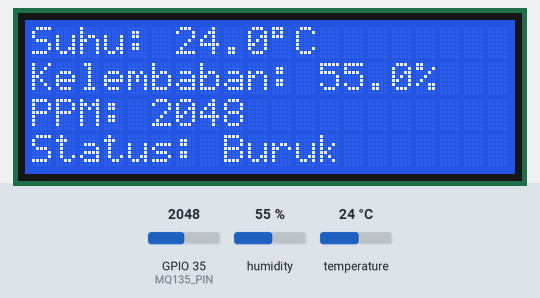
A sketch run on a simulated ESP32. Shown: 20×4 character LCD. The test bench sets the inputs (shaded band); at power-on: GPIO 35 (MQ135_PIN) = 2048, humidity 55 %, temperature 24 °C. WiFi joins after 1.5 s; servers stay silent unless stated; no MQTT or app messages arrive unless stated; what the sketch prints to the serial monitor is not drawn.

Above: at 7.4 s.
7.5 s: GPIO 35 (MQ135_PIN) set to 623
At 12.0 s:
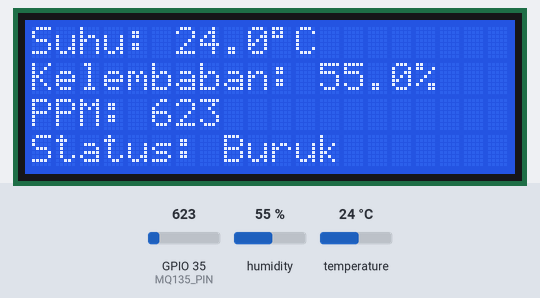
13.2 s: GPIO 35 (MQ135_PIN) set to 555
At 16.9 s:
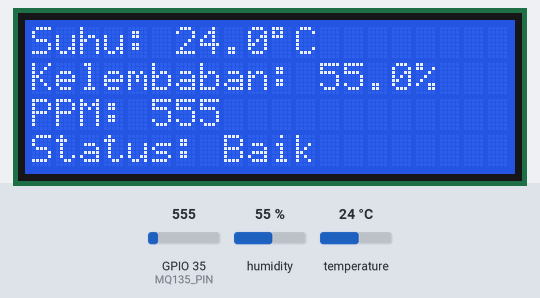
18.9 s: humidity set to 22 %
At 21.8 s:
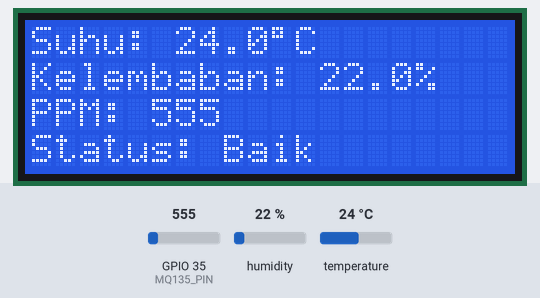
24.6 s: temperature set to 12 °C
At 27.9 s:
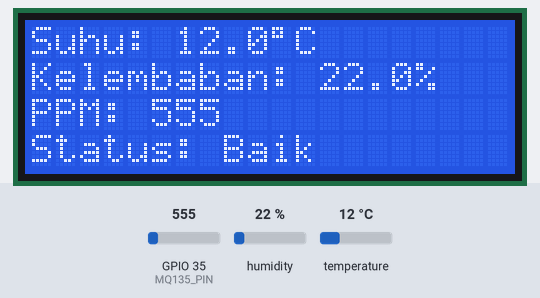
30.3 s: humidity set to 40 %
At 32.8 s:
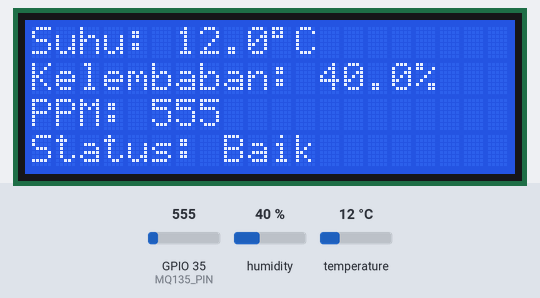
36.0 s: GPIO 35 (MQ135_PIN) set to 491
At 37.7 s:
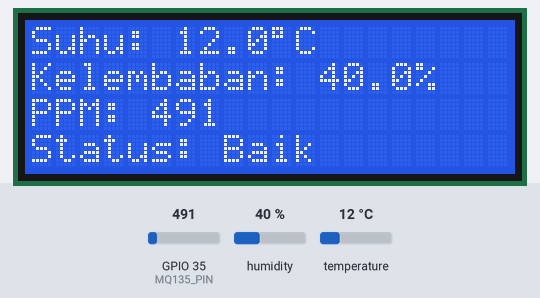
Timing chart, 0 to 39.2 s (numbered marks = the images above; inputs shaded):
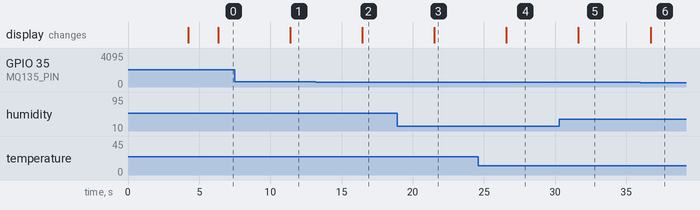

Measured:
- the behaviour switches between 601 and 600 on GPIO 35 (MQ135_PIN) (found by bisection; images 1 and 2)
- after the input at 7.5 s, the display: changes after 3.9 s (image 1)
- after the input at 13.2 s, the display: changes after 3.3 s (image 2)
- after the input at 18.9 s, the display: changes after 2.6 s (image 3)
- after the input at 24.6 s, the display: changes after 2.0 s (image 4)
- after the input at 30.3 s, the display: changes after 1.3 s (image 5)
- after the input at 36.0 s, the display: changes after 0.71 s (image 6)

The sketch:

smart-healthcare.ino
```cpp
#include <WiFi.h>
#include <PubSubClient.h>
#include <DHT.h>
#include <Wire.h>
#include <LiquidCrystal_PCF8574.h>

// ===== WiFi credentials =====
const char* ssid = "WLC_CNAP";
const char* password = "s4y4b1s4";

// ===== MQTT Broker Configuration =====
const char* mqtt_server = "10.2.22.150"; // Ganti dengan IP broker MQTT kamu
const int mqtt_port = 1883;
const char* mqtt_topic = "fog/iot/healthcare";

// ===== Sensor configuration =====
#define DHT_PIN 32
#define DHT_TYPE DHT22
#define MQ135_PIN 35

DHT dht(DHT_PIN, DHT_TYPE);
LiquidCrystal_PCF8574 lcd(0x27);  // Alamat I2C bisa disesuaikan jika perlu

WiFiClient espClient;
PubSubClient client(espClient);

// Ambil 5 karakter terakhir dari MAC address
String getDeviceID() {
  String mac = WiFi.macAddress();
  mac.replace(":", "");
  return "ESP32-" + mac.substring(mac.length() - 5);
}

void setup_wifi() {
  delay(100);
  Serial.print("🔌 Menghubungkan ke WiFi: ");
  Serial.println(ssid);
  WiFi.begin(ssid, password);

  while (WiFi.status() != WL_CONNECTED) {
    delay(1000);
    Serial.print(".");
  }

  Serial.println("\n📡 Terhubung ke WiFi!");
  Serial.print("IP Lokal: ");
  Serial.println(WiFi.localIP());
}

void reconnect() {
  while (!client.connected()) {
    Serial.print("🔄 Mencoba koneksi ke MQTT broker...");
    String clientId = getDeviceID();

    if (client.connect(clientId.c_str())) {
      Serial.println("✅ Terhubung ke MQTT!");
    } else {
      Serial.print("❌ Gagal, rc=");
      Serial.print(client.state());
      Serial.println(". Coba lagi dalam 3 detik.");
      delay(3000);
    }
  }
}

void setup() {
  Serial.begin(115200);
  dht.begin();
  lcd.begin(20, 4);          // LCD 20x4
  lcd.setBacklight(255);     // Nyalakan backlight LCD

  lcd.setCursor(0, 0);
  lcd.print("Smart Healthcare");
  lcd.setCursor(0, 1);
  lcd.print("Connecting WiFi...");
  delay(2000);

  setup_wifi();
  client.setServer(mqtt_server, mqtt_port);

  lcd.clear();
  lcd.print("WiFi Connected!");
  delay(2000);
}

void loop() {
  if (!client.connected()) {
    reconnect();
  }
  client.loop();

  // Baca sensor
  float humidity = dht.readHumidity();
  float temperature = dht.readTemperature();
  int ppm = analogRead(MQ135_PIN);

  if (isnan(humidity) || isnan(temperature)) {
    Serial.println("❌ Gagal membaca DHT22.");
    lcd.clear();
    lcd.print("Sensor Error!");
    delay(2000);
    return;
  }

  // Status udara
  String kondisi = (ppm > 600 || temperature > 30 || humidity > 70) ? "Buruk" : "Baik";

  // Tampilkan ke Serial
  Serial.printf("🌡 Suhu: %.2f C\n", temperature);
  Serial.printf("💧 Kelembaban: %.2f %%\n", humidity);
  Serial.printf("🛢 PPM: %d\n", ppm);
  Serial.printf("📉 Kondisi: %s\n", kondisi.c_str());

  // Tampilkan ke LCD
  lcd.clear();
  lcd.setCursor(0, 0);
  lcd.print("Suhu: ");
  lcd.print(temperature, 1);
  lcd.print((char)223);
  lcd.print("C");

  lcd.setCursor(0, 1);
  lcd.print("Kelembaban: ");
  lcd.print(humidity, 1);
  lcd.print("%");

  lcd.setCursor(0, 2);
  lcd.print("PPM: ");
  lcd.print(ppm);

  lcd.setCursor(0, 3);
  lcd.print("Status: ");
  lcd.print(kondisi);

  // Kirim data ke MQTT
  String payload = "{";
  payload += "\"device_id\":\"" + getDeviceID() + "\",";
  payload += "\"sensor\":\"DHT22_MQ135\",";
  payload += "\"temperature\":" + String(temperature, 2) + ",";
  payload += "\"humidity\":" + String(humidity, 2) + ",";
  payload += "\"ppm\":" + String(ppm);
  payload += "}";

  Serial.println("📤 Kirim data MQTT:");
  Serial.println(payload);
  client.publish(mqtt_topic, payload.c_str());

  delay(5000); // Kirim setiap 5 detik
}
```
